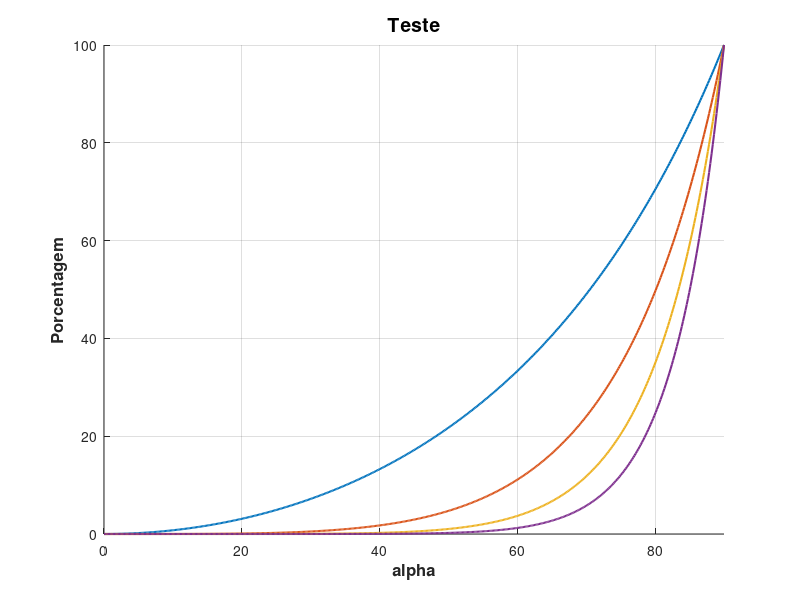

MATLAB code to generate this figure:
clear; clc; close all;

a = linspace(0, 90, 500);
ar = a * (pi / 180);

R = abs((cos(ar) - 1) ./ (cos(ar) + 1));

R1 = (R .^ 1) * 100;
R2 = (R .^ 2) * 100;
R3 = (R .^ 3) * 100;
R4 = (R .^ 4) * 100;

figure;
hold on;

plot(a, R1, 'LineWidth', 1.5);
plot(a, R2, 'LineWidth', 1.5);
plot(a, R3, 'LineWidth', 1.5);
plot(a, R4, 'LineWidth', 1.5);

grid on;

axis([0 90 0 100]);
xlabel('alpha', 'FontSize', 12, 'FontWeight', 'bold');
ylabel('Porcentagem', 'FontSize', 12, 'FontWeight', 'bold');
title('Teste', 'FontSize', 14);
